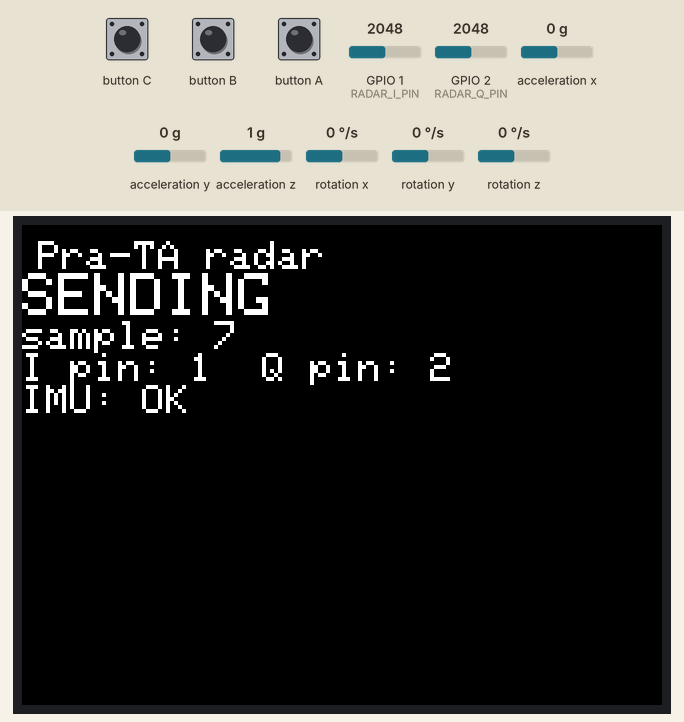
A sketch run on a simulated ESP32. On the bench: 320×240 colour display. The test bench sets the inputs (shaded band); at power-on: acceleration x 0 g, acceleration y 0 g, rotation x 0 °/s, rotation y 0 °/s, rotation z 0 °/s, GPIO 1 (RADAR_I_PIN) = 2048, GPIO 2 (RADAR_Q_PIN) = 2048, acceleration z 1 g (analog values on the 0–4095 scale). What the sketch prints to the serial monitor is not drawn.

Above: at 0.49 s.
At 1.3 s:
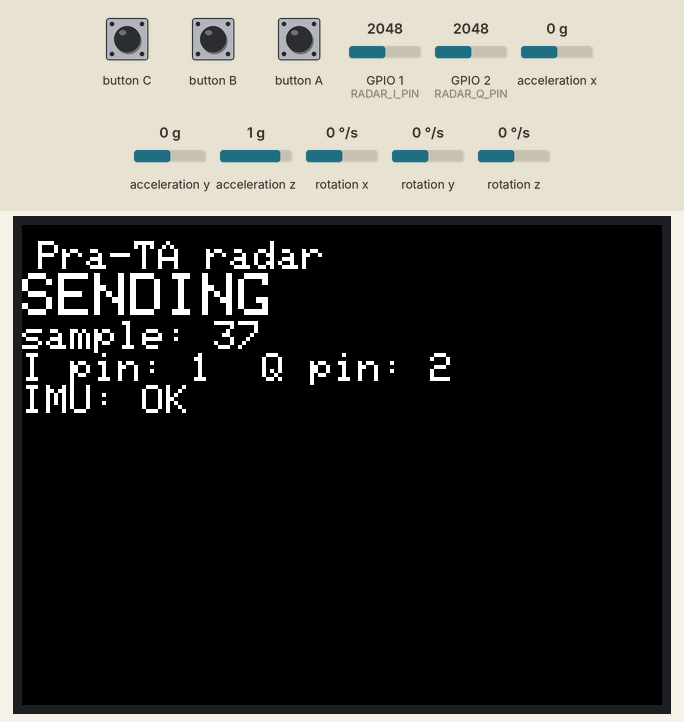
1.4 s: acceleration x set to -0.2 g
At 2.84 s:
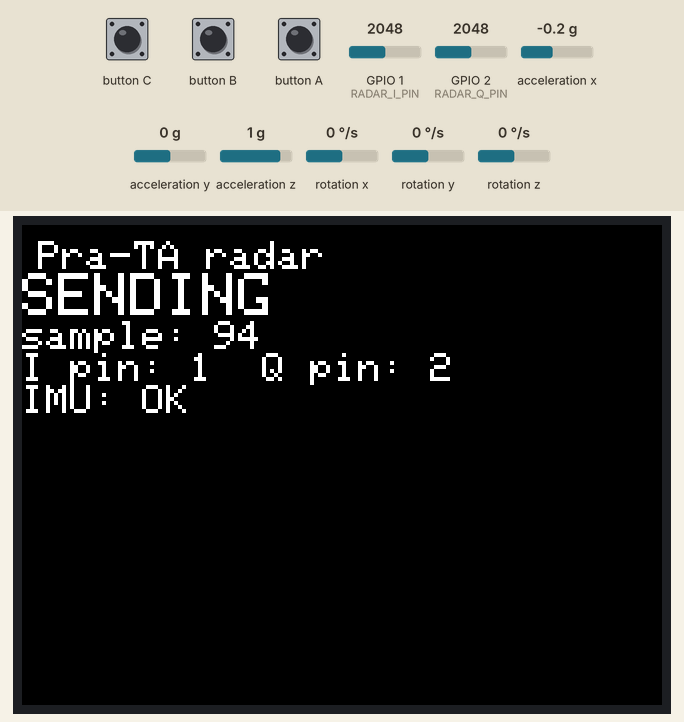

The sketch:

radar_json.ino
```cpp
#include <Arduino.h>
#include <M5Unified.h>
#include "ingest.h"

// Placeholder pins. Confirm the AFE wiring before connecting the radar.
constexpr int RADAR_I_PIN = 1;
constexpr int RADAR_Q_PIN = 2;
constexpr uint32_t SAMPLE_RATE_HZ = 100;
constexpr uint32_t SAMPLE_PERIOD_US = 1000000UL / SAMPLE_RATE_HZ;
constexpr uint32_t DISPLAY_REFRESH_MS = 250;
constexpr uint32_t IDLE_TIMEOUT_MS = 1500;
constexpr float ADC_REFERENCE_V = 3.3f;
constexpr float ADC_MAX_COUNTS = 4095.0f;

uint32_t epochId = 1;
uint32_t sampleIndex = 0;
uint32_t nextSampleUs = 0;
uint32_t missedSamples = 0;
uint32_t lastSentMs = 0;
uint32_t lastDisplayMs = 0;
bool imuOk = false;

void drawStatus(const char* state) {
  if (millis() - lastDisplayMs < DISPLAY_REFRESH_MS) return;
  lastDisplayMs = millis();
  M5.Display.fillScreen(BLACK);
  M5.Display.setCursor(8, 8);
  M5.Display.setTextSize(2);
  M5.Display.println("Pra-TA radar");
  M5.Display.setTextSize(3);
  M5.Display.println(state);
  M5.Display.setTextSize(2);
  M5.Display.printf("sample: %lu\n", static_cast<unsigned long>(sampleIndex));
  M5.Display.printf("I pin: %d  Q pin: %d\n", RADAR_I_PIN, RADAR_Q_PIN);
  M5.Display.printf("IMU: %s\n", imuOk ? "OK" : "ERROR");
}

float adcVoltage(int pin) {
  return static_cast<float>(analogRead(pin)) * ADC_REFERENCE_V / ADC_MAX_COUNTS;
}

void emitSample() {
  float ax = 0, ay = 0, az = 0, gx = 0, gy = 0, gz = 0;
  if (imuOk) {
    M5.Imu.getAccelData(&ax, &ay, &az);
    M5.Imu.getGyroData(&gx, &gy, &gz);
  }
  const float iValue = adcVoltage(RADAR_I_PIN);
  const float qValue = adcVoltage(RADAR_Q_PIN);
  const uint32_t nowMs = millis();
  Serial.printf(
      "{\"epoch_id\":%lu,\"sample_idx\":%lu,\"t_host_unix\":%.3f,"
      "\"fs\":%lu,\"crc_ok\":%s,\"missed\":%lu,\"I\":%.6f,\"Q\":%.6f,"
      "\"ax\":%.6f,\"ay\":%.6f,\"az\":%.6f,\"gx\":%.6f,\"gy\":%.6f,\"gz\":%.6f}\n",
      static_cast<unsigned long>(epochId), static_cast<unsigned long>(sampleIndex),
      static_cast<double>(nowMs) / 1000.0, static_cast<unsigned long>(SAMPLE_RATE_HZ),
      imuOk ? "true" : "true", static_cast<unsigned long>(missedSamples),
      static_cast<double>(iValue), static_cast<double>(qValue), static_cast<double>(ax),
      static_cast<double>(ay), static_cast<double>(az), static_cast<double>(gx),
      static_cast<double>(gy), static_cast<double>(gz));
  ++sampleIndex;
  lastSentMs = nowMs;
}

void setup() {
  auto config = M5.config();
  M5.begin(config);
  Serial.begin(115200);
  analogReadResolution(12);
  pinMode(RADAR_I_PIN, INPUT);
  pinMode(RADAR_Q_PIN, INPUT);
  imuOk = M5.Imu.begin();
  nextSampleUs = micros();
  lastSentMs = millis();
  Serial.printf("READY radar_json i_pin=%d q_pin=%d fs=%lu imu_ok=%s\n",
                RADAR_I_PIN, RADAR_Q_PIN, static_cast<unsigned long>(SAMPLE_RATE_HZ),
                imuOk ? "true" : "false");
  if (ingestConfigured()) {
    WiFi.begin(WIFI_SSID, WIFI_PASSWORD);
    configTime(0, 0, "pool.ntp.org");  // UTC for effectiveDateTime
  }
  drawStatus(imuOk ? "ONLINE" : "ERROR");
}

void loop() {
  M5.update();
  const uint32_t nowUs = micros();
  if (static_cast<int32_t>(nowUs - nextSampleUs) >= 0) {
    if (nowUs - nextSampleUs > SAMPLE_PERIOD_US) {
      missedSamples += (nowUs - nextSampleUs) / SAMPLE_PERIOD_US;
    }
    nextSampleUs += SAMPLE_PERIOD_US;
    emitSample();
  }
  static uint32_t lastIngest = 0;
  if (ingestConfigured() && WiFi.status() == WL_CONNECTED
      && millis() - lastIngest >= INGEST_PERIOD_MS) {
    lastIngest = millis();
    float placeholderHr = 72.0f;  // placeholder until radar pipeline exists
    int code = postHeartRate(placeholderHr);
    Serial.printf("ingest POST -> %d\n", code);
  }
  const char* state = !imuOk ? "ERROR" : (millis() - lastSentMs > IDLE_TIMEOUT_MS ? "IDLE" : "SENDING");
  drawStatus(state);
}
```

ingest.h
```cpp
// WiFi heart-rate ingest. Wire contract mirrors device_client/client.py
// (build_observation): same JSON fields, same endpoint, same auth header.
#pragma once
#include <Arduino.h>
#include <WiFi.h>
#include <HTTPClient.h>
#include <time.h>
#include "config.h"

inline bool ingestConfigured() {
  return WIFI_SSID[0] != '\0' && DEVICE_TOKEN[0] != '\0'
      && ENCOUNTER_REF[0] != '\0' && PATIENT_REF[0] != '\0'
      && DEVICE_REF[0] != '\0';
}

inline String utcNowIso() {
  struct tm t;
  if (!getLocalTime(&t, 100)) return String("1970-01-01T00:00:00+00:00");
  char buf[32];
  strftime(buf, sizeof(buf), "%Y-%m-%dT%H:%M:%S+00:00", &t);
  return String(buf);
}

// Returns HTTP status on success, -1 when WiFi is down, -2 on connect error.
inline int postHeartRate(float bpm) {
  if (WiFi.status() != WL_CONNECTED) return -1;
  String body = String(
    "{\"resourceType\":\"Observation\",\"status\":\"final\","
    "\"category\":[{\"coding\":[{\"system\":"
    "\"http://terminology.hl7.org/CodeSystem/observation-category\","
    "\"code\":\"vital-signs\",\"display\":\"Vital Signs\"}]}],"
    "\"code\":{\"coding\":[{\"system\":\"http://loinc.org\","
    "\"code\":\"8867-4\",\"display\":\"Heart rate\"}]},"
    "\"subject\":{\"reference\":\"") + PATIENT_REF +
    "\"},\"encounter\":{\"reference\":\"" + ENCOUNTER_REF +
    "\"},\"effectiveDateTime\":\"" + utcNowIso() +
    "\",\"valueQuantity\":{\"value\":" + String(bpm, 1) +
    ",\"unit\":\"beats/minute\",\"system\":\"http://unitsofmeasure.org\","
    "\"code\":\"/min\"},\"device\":{\"reference\":\"" + DEVICE_REF +
    "\"},\"identifier\":[{\"system\":\"http://sys-ids.kemkes.go.id/organization/" +
    ORG_IHS + "\",\"value\":\"radar-1\"}]}";
  HTTPClient http;
  http.begin(String(SERVER_URL) + "/fhir-r4/v1/Observation");
  http.addHeader("Content-Type", "application/json");
  http.addHeader("Authorization", String("Bearer ") + DEVICE_TOKEN);
  http.setTimeout(2000);
  int code = http.POST(body);
  http.end();
  return code;
}
```

config.example.h
```cpp
// arduino/radar_json/config.example.h  — copy to config.h and fill in.
// config.h is gitignored: never commit real credentials.
#pragma once
#define WIFI_SSID     "your-wifi"
#define WIFI_PASSWORD "your-password"
#define SERVER_URL    "http://192.168.1.10:8000"   // FHIR server base URL
#define DEVICE_TOKEN  ""    // from $provision response; empty disables ingest
#define DEVICE_REF    "Device/REPLACE"             // this device's reference
#define PATIENT_REF   "Patient/REPLACE"            // assigned patient
#define ENCOUNTER_REF ""    // set to the doctor-opened visit, or fill in
#define ORG_IHS       "100000001"
#define INGEST_PERIOD_MS 1000
```
